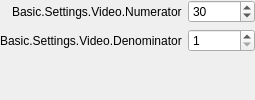
           <widget class="QWidget" name="page_2">
            <layout class="QFormLayout" name="formLayout_4">
             <property name="fieldGrowthPolicy">
              <enum>QFormLayout::ExpandingFieldsGrow</enum>
             </property>
             <property name="labelAlignment">
              <set>Qt::AlignRight|Qt::AlignTrailing|Qt::AlignVCenter</set>
             </property>
             <property name="leftMargin">
              <number>0</number>
             </property>
             <property name="topMargin">
              <number>0</number>
             </property>
             <property name="rightMargin">
              <number>0</number>
             </property>
             <property name="bottomMargin">
              <number>0</number>
             </property>
             <item row="0" column="1">
              <widget class="QSpinBox" name="fpsNumerator">
               <property name="minimum">
                <number>1</number>
               </property>
               <property name="maximum">
                <number>1000000</number>
               </property>
               <property name="value">
                <number>30</number>
               </property>
              </widget>
             </item>
             <item row="1" column="1">
              <widget class="QSpinBox" name="fpsDenominator">
               <property name="minimum">
                <number>1</number>
               </property>
               <property name="maximum">
                <number>1000000</number>
               </property>
              </widget>
             </item>
             <item row="0" column="0">
              <widget class="QLabel" name="label_12">
               <property name="text">
                <string>Basic.Settings.Video.Numerator</string>
               </property>
              </widget>
             </item>
             <item row="1" column="0">
              <widget class="QLabel" name="label_13">
               <property name="text">
                <string>Basic.Settings.Video.Denominator</string>
               </property>
              </widget>
             </item>
            </layout>
           </widget>
